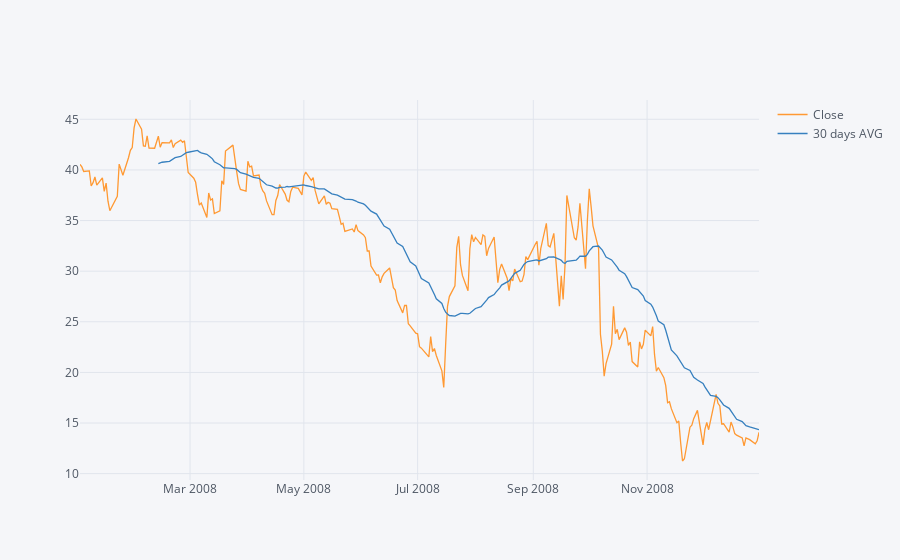

The notebook cell this image was saved under:
### Markdown cell above
## Moving Averages

Let's analyze the moving averages for these stocks in the year 2008. 

** Plot the rolling 30 day average against the Close Price for Bank Of America's stock for the year 2008**

### Code cell
df_BA = df['BAC']['Close'].reset_index()
df_BA = df_BA[df_BA['Date'].dt.year == 2008]
df_BA['30 days AVG'] = df_BA['Close'].rolling(window=30).mean()
df_BA.iplot(x='Date')

### Figure 1 — Plotly figure (JSON) as saved in the notebook; plotly's stock layout.template omitted (floating-point values rounded to 4 significant figures; data arrays with more than 128 entries replaced by an {"elided": "..."} marker saying what was removed)
{"data": [{"line": {"color": "rgba(255, 153, 51, 1.0)", "dash": "solid", "shape": "linear", "width": 1.3}, "mode": "lines", "name": "Close", "text": "", "type": "scatter", "x": {"elided": "253 str values"}, "y": {"elided": "253 float values"}}, {"line": {"color": "rgba(55, 128, 191, 1.0)", "dash": "solid", "shape": "linear", "width": 1.3}, "mode": "lines", "name": "30 days AVG", "text": "", "type": "scatter", "x": {"elided": "253 str values"}, "y": {"elided": "253 mixed values"}}], "layout": {"legend": {"bgcolor": "#F5F6F9", "font": {"color": "#4D5663"}}, "paper_bgcolor": "#F5F6F9", "plot_bgcolor": "#F5F6F9", "title": {"font": {"color": "#4D5663"}}, "xaxis": {"gridcolor": "#E1E5ED", "showgrid": true, "tickfont": {"color": "#4D5663"}, "title": {"font": {"color": "#4D5663"}, "text": ""}, "zerolinecolor": "#E1E5ED"}, "yaxis": {"gridcolor": "#E1E5ED", "showgrid": true, "tickfont": {"color": "#4D5663"}, "title": {"font": {"color": "#4D5663"}, "text": ""}, "zerolinecolor": "#E1E5ED"}}}
